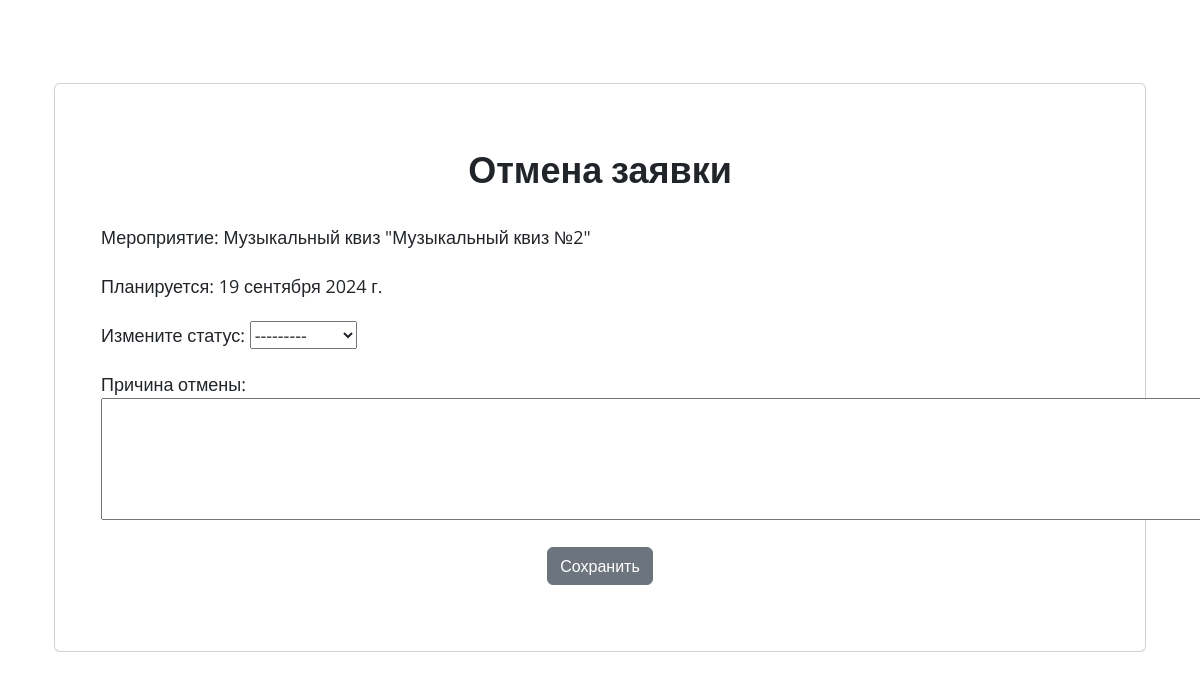
The page /cancel-invitation/9/cancel/ on the database its author committed.
### Diplom/models.py (models this page shows, shortened)
class InvitationStatus(models.Model):
    Invitation = models.ForeignKey('Invitation', on_delete=models.CASCADE)
    Status = models.ForeignKey('Status', on_delete=models.CASCADE)
    Profile = models.ForeignKey('Profile', on_delete=models.CASCADE)
    Status_Date = models.DateField(blank=True, null=True, auto_now_add=True)
    Description = models.CharField(max_length=255, blank=True, null=True)

class Invitation(models.Model):
    date_submitted = models.DateField(blank=True, null=True)
    Event_Plan_Position = models.ForeignKey('Event_Plan_Position', on_delete=models.CASCADE)
    Team = models.ForeignKey('Team', on_delete=models.CASCADE, null=True, blank=True)
    Team_Members = models.ForeignKey('Team_Members', on_delete=models.CASCADE, null=True, blank=True)
    Profile = models.ForeignKey('Profile', on_delete=models.CASCADE, null=True, blank=True)

class Event_Plan_Position(models.Model):
    Event_Plan = models.ForeignKey('Event_Plan', on_delete=models.PROTECT)
    Event = models.ForeignKey('Event', on_delete=models.PROTECT)
    Date = models.DateField(null=True, blank=True)
    Date_Plan = models.DateField(null=True, blank=True)
    Date_Fact = models.DateField(null=True, blank=True)
    Description = models.TextField(null=True, blank=True)
    Eventers_Plan = models.IntegerField(null=True, blank=True)
    Eventers_Fact = models.IntegerField(null=True, blank=True)

class Event(models.Model):
    name = models.CharField(max_length=255)
    max_eventers = models.IntegerField(default=100)
    image = models.ImageField(upload_to='images', null=True, blank=True)
    description = models.TextField(null=True, blank=True)
    team = models.BooleanField('Командное мероприятие', null=True, blank=True)
    EventType = models.ForeignKey('EventType', on_delete=models.CASCADE)
    EducationLevel = models.ForeignKey('EducationLevel', on_delete=models.CASCADE)

class EventType(models.Model):
    name = models.CharField(max_length=100,
                            verbose_name='Наименование типа мероприятия',
                            choices=EventType_Choices)

### Diplom/views.py (the view)
# urls.py: path('cancel-invitation/<int:pk>/cancel/', cancel_invitation, name='cancel_invitation'),
def cancel_invitation(request, pk):
    invitation = get_object_or_404(InvitationStatus, pk=pk)
    cancel_status = get_object_or_404(Status, name = 'Отменена')
    if request.method == 'POST':
        form = CancelInvitationForm(request.POST, instance=invitation)
        if form.is_valid():
            status = form.save(commit=False)
            status.Invitation = invitation.Invitation
            status.Profile = request.user.profile
            status.Status.name = 'Отменена'
            status.save()
            return redirect('profile')
    else:
        form = CancelInvitationForm()
    return render(request, 'cancel_invitation.html', {'form': form, 'invitation': invitation})

### Diplom/forms.py
class CancelInvitationForm(forms.ModelForm):
    class Meta:
        model = InvitationStatus
        fields = ['Status', 'Description']
        widgets = {
            'Description': forms.Textarea(attrs={'rows': 4, 'cols': 120})
        }
        labels = {
            'Description': 'Причина отмены',
            'Status': 'Измените статус'
        }
    def __init__(self, *args, **kwargs):
        super(CancelInvitationForm, self).__init__(*args, **kwargs)
        self.fields['Status'] = forms.ModelChoiceField(queryset=Status.objects.filter(name='Отменена'))
        self.fields['Status'].label = 'Измените статус'

### Diplom/models.py (called while the page is built)
    def __str__(self):
        return str(self.name)

### templates/cancel_invitation.html (shortened to what this page needs)
{% extends 'base.html' %}
{% block content %}
    <div class="container px-4">
        <div class="d-flex justify-content-center">
            <div class="card" style="width: 100%; height: 100%; padding: 30px">
                <div class="card-body">
                    <h3 align="center" style="padding-bottom: 10px"><strong>Отмена заявки</strong></h3>
                    <p>Мероприятие: {{ invitation.Invitation.Event_Plan_Position.Event.EventType.name }} "{{ invitation.Invitation.Event_Plan_Position.Event.name }}"</p>
                    {% if invitation.Invitation.Event_Plan_Position.Date_Fact %}
                    <p>Проведено: {{ invitation.Invitation.Event_Plan_Position.Date_Fact }}</p>
                    {% elif invitation.Invitation.Event_Plan_Position.Date_Plan %}
                    <p>Планируется: {{ invitation.Invitation.Event_Plan_Position.Date_Plan }}</p>
                    {% endif %}
                    <form method="post" enctype="multipart/form-data">
                        {{form.as_p}}
                        <p align="center">
                            <button type="submit" class="btn btn-secondary ">Сохранить</button>
                        </p>
                    </form>
                </div>
            </div>
        </div>
    </div>
{% endblock %}

### rows shown on the page
InvitationStatus: Invitation.Event_Plan_Position.Event.EventType.name "Музыкальный квиз", Invitation.Event_Plan_Position.Event.name "Музыкальный квиз №2", Invitation.Event_Plan_Position.Date_Plan "19 сентября 2024 г."
